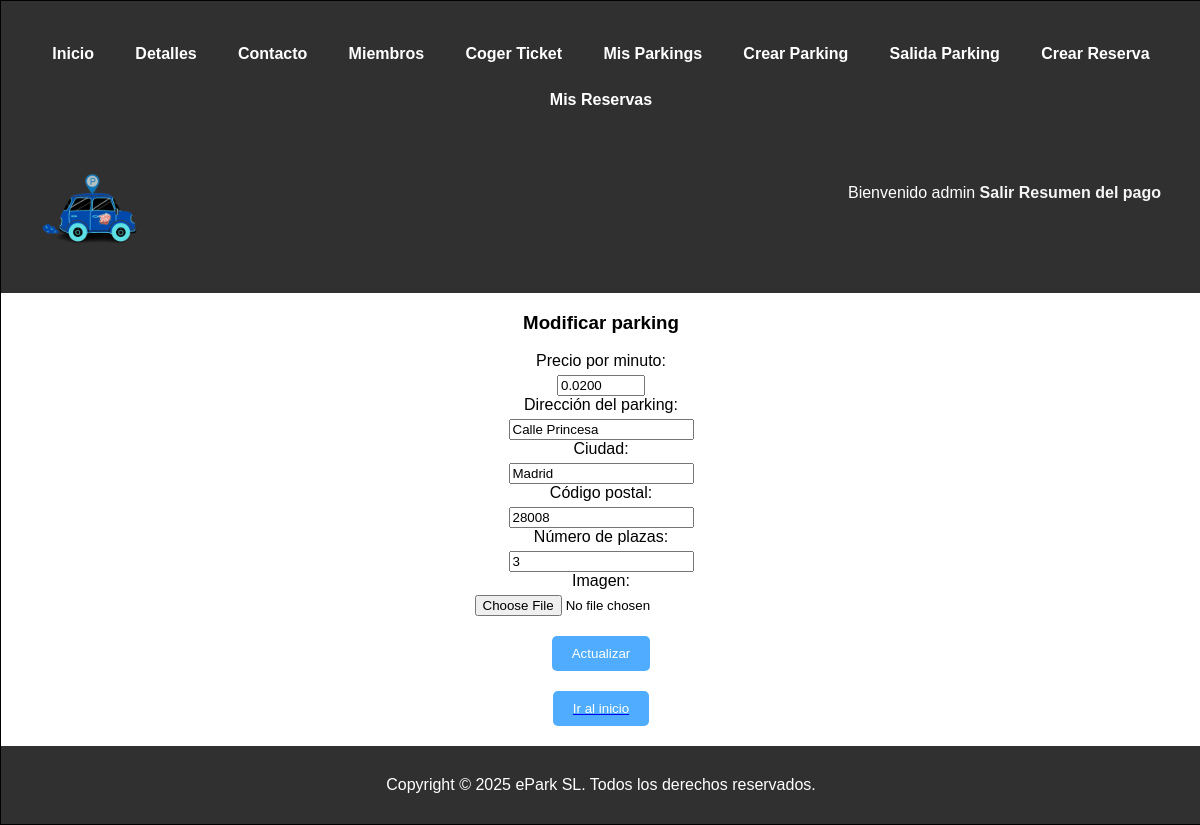
The page /modificarParking.php?id=1 (signed in) on the database its author committed.
### tables this page shows
CREATE TABLE `Parking` (
  `id` int(10) NOT NULL AUTO_INCREMENT,
  `dni` varchar(9) NOT NULL,
  `dir` varchar(100) NOT NULL,
  `ciudad` varchar(100) NOT NULL,
  `CP` decimal(5,0) NOT NULL,
  `precio` decimal(5,4) NOT NULL,
  `nPlazas` int(11) NOT NULL,
  `img` varchar(100),
  PRIMARY KEY (`id`),
  CONSTRAINT `crearUsuario` FOREIGN KEY (`dni`) REFERENCES `Usuario` (`dni`) ON DELETE CASCADE ON UPDATE CASCADE,
  UNIQUE KEY `parkingCiudad` (`dir`, `ciudad`)
);

### includes/vistas/comun/formBase.php (called while the page is built, shortened)
<?php
abstract class formBase
{
    protected $formId;
    public function __construct($formId, $opciones = array())
    {
        $this->formId = $formId;
        $opcionesPorDefecto = array('action' => null,);
        $opciones = array_merge($opcionesPorDefecto, $opciones);
        $this->action   = $opciones['action'];
        if (!$this->action) {
            $this->action = htmlentities($_SERVER['PHP_SELF']);
        }
    }
    public function Manage()
    {
        if (! $this->IsSent($_POST)) {
            return $this->Create();
        }
    }
    private function IsSent(&$params)
    {
        return isset($params['action']) && $params['action'] == $this->formId;
    }
}

### includes/clases/parking/TOParking.php (called while the page is built, shortened)
<?php
class TOParking {
    private $id;
    private $dir;
    private $ciudad;
    private $CP;
    private $precio;
    private $n_plazas;
    public function __construct($id, $dni, $precio, $dir, $ciudad, $CP, $n_plazas, $img=null) {
        $this->id = $id;
        $this->dir = $dir;
        $this->ciudad = $ciudad;
        $this->CP = $CP;
        $this->precio = $precio;
        $this->n_plazas = $n_plazas;
    }
    public function getId() { return $this->id; }
    public function getDir() { return $this->dir; }
    public function getCiudad() { return $this->ciudad; }
    public function getCP() { return $this->CP; }
    public function getPrecio() { return $this->precio; }
    public function getNPlazas() { return $this->n_plazas; }
}
?>

### includes/clases/parking/ParkingDAO.php (called while the page is built, shortened)
<?php
class ParkingDAO extends DAO {
    public function getById($id) {
        $conn = Aplicacion::getInstance()->getConexionBd();
        $query = "SELECT * FROM Parking WHERE id = ?";
        $stmt = $conn->prepare($query);
        $stmt->bind_param("i", $id);
        $stmt->execute();
        $stmt->bind_result($id, $dni, $dir, $ciudad,$cp,$precio,$nPlazas, $img);
        if ($stmt->fetch())
        {
            $parking = new TOParking(
                $id,
                $dni,
                $precio,
                $dir,
                $ciudad,
                $cp,
                $nPlazas,
                $img);
        }
        return $parking;
    }
    public function getDni($id){
        $result = null;
        $conn = Aplicacion::getInstance()->getConexionBd();
        $query = "SELECT dni FROM Parking WHERE id = ?";
        $stmt = $conn->prepare($query);
        $stmt->bind_param("i", $id);
        $stmt->execute();
        $stmt->bind_result($dni);
        if($stmt->fetch()){
            $result = $dni;
        }
        return $result;
    }
}
?>

### includes/clases/parking/SAParking.php (called while the page is built, shortened)
<?php
class SAParking{
    public static function obtenerParkingPorId($id) {
        $daoParking = ParkingDAO::getSingleton();
        return $daoParking->getById($id);
    }
    public static function comprobarDni($id,$dni){
        $daoParking = ParkingDAO::getSingleton();
        return $daoParking->getDni($id) === $dni;
    }
}
?>

### includes/clases/administracionParkings/modificarForm.php (the view, shortened to what this page needs)
<?php
class modificarForm extends formBase
{
    private $parking;
    public function __construct($parking)
    {
        $this->parking = $parking;
    }
    protected function Create($errores = array(), &$datos = array())
    {
        $html = parent::CreateErrors($errores);
        $html .= '<form method="POST" action="' . $this->action . '" id="' . $this->formId . '" enctype="multipart/form-data">';
        $html .= '<input type="hidden" name="action" value="' . $this->formId . '" />';
        $html .= $this->CreateFields($datos);
        $html .= '</form>';
        return $html;
    }
    protected function CreateFields($datos)
    {
        $dir = htmlspecialchars($this->parking->getDir());
        $ciudad = htmlspecialchars($this->parking->getCiudad());
        $precio = htmlspecialchars($this->parking->getPrecio());
        $nPlazas = htmlspecialchars($this->parking->getNPlazas());
        $cp = htmlspecialchars($this->parking->getCP());
        $id = htmlspecialchars($this->parking->getId());
        $html = <<<EOF
        <div>
            <label for="precio">Precio por minuto:</label>
            <input type="number" id="precio" name="precio" min="0.0001" max="1.0000" step="0.0001" value="{$precio}" required>
        </div>
        <div>
            <label for="dir">Dirección del parking:</label>
            <input type="text" id="dir" name="dir" value="{$dir}" required>
        </div>
        <div>
            <label for="ciudad">Ciudad:</label>
            <input type="text" id="ciudad" name="ciudad" value="{$ciudad}" required>
        </div>
        <div>
            <label for="cp">Código postal:</label>
            <input type="text" id="cp" name="cp" pattern="\d{5}" title="El código postal debe contener 5 dígitos" value="{$cp}" required>
        </div>
        <div>
            <label for="plazas">Número de plazas:</label>
            <input type="number" id="plazas" name="plazas" min="1" step="1" value="{$nPlazas}" required>
        </div>
        <div>
            <label for="imgInput">Imagen:</label>
            <input type="file" id="imgInput" name="img" accept="image/*">
            <img class="imgPreview" alt="Vista previa de la imagen">
            <div class="imgError"></div>
        </div>
        <button type="submit" name="id" value="{$id}">Actualizar</button>
        EOF;
        $htmlinicio = <<<EOF
            <a href="index.php">
                <button type="button">Ir al inicio</button>
            </a>
        EOF;
        return $html .= $htmlinicio;
    }
}

### CSS/estilo.css (style rules this page uses)
html,body { font-family: Arial, sans-serif; margin: 0px; background-color: white; justify-content: center; align-items: center; text-align: center; }
label { text-align: center; margin: 0 auto 5px; display: block; }
button { display:block; margin: 20px auto; padding: 10px 20px; background: #4facfe; color: white; border: none; border-radius: 5px; cursor:pointer; }
input[type="text"] { width: margin 0; }

### rows shown on the page
parking: precio "0.0200", dir "Calle Princesa", ciudad "Madrid", cp "28008", plazas "3"

### other values the page prints
$_SESSION['nombre'] "admin"
